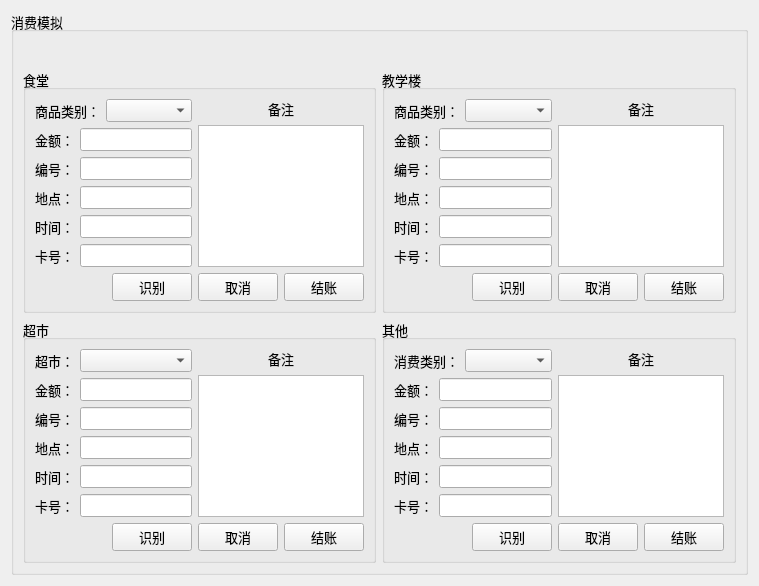
<?xml version="1.0" encoding="UTF-8"?>
<ui version="4.0">
 <class>ConsumePage</class>
 <widget class="QWidget" name="ConsumePage">
  <property name="geometry">
   <rect>
    <x>0</x>
    <y>0</y>
    <width>759</width>
    <height>545</height>
   </rect>
  </property>
  <property name="windowTitle">
   <string>Form</string>
  </property>
  <layout class="QHBoxLayout" name="horizontalLayout">
   <item>
    <widget class="QGroupBox" name="groupBox">
     <property name="font">
      <font>
       <family>Times New Roman</family>
       <pointsize>10</pointsize>
      </font>
     </property>
     <property name="title">
      <string>消费模拟</string>
     </property>
     <layout class="QVBoxLayout" name="verticalLayout_9">
      <item>
       <widget class="QLabel" name="label_Tips">
        <property name="font">
         <font>
          <family>Times New Roman</family>
          <pointsize>14</pointsize>
         </font>
        </property>
        <property name="text">
         <string/>
        </property>
        <property name="alignment">
         <set>Qt::AlignCenter</set>
        </property>
        <property name="margin">
         <number>6</number>
        </property>
       </widget>
      </item>
      <item>
       <layout class="QGridLayout" name="gridLayout_3">
        <item row="0" column="0">
         <widget class="QGroupBox" name="groupBox_2">
          <property name="font">
           <font>
            <family>Times New Roman</family>
            <pointsize>10</pointsize>
           </font>
          </property>
          <property name="title">
           <string>食堂</string>
          </property>
          <layout class="QGridLayout" name="gridLayout_9" columnstretch="3,2">
           <item row="0" column="0">
            <layout class="QGridLayout" name="gridLayout">
             <item row="6" column="3">
              <widget class="QPushButton" name="btn_Enventory">
               <property name="font">
                <font>
                 <family>Times New Roman</family>
                 <pointsize>10</pointsize>
                </font>
               </property>
               <property name="text">
                <string>识别</string>
               </property>
              </widget>
             </item>
             <item row="5" column="1" colspan="3">
              <widget class="QLineEdit" name="lineEdit_tagId">
               <property name="font">
                <font>
                 <family>Times New Roman</family>
                 <pointsize>10</pointsize>
                </font>
               </property>
               <property name="text">
                <string/>
               </property>
              </widget>
             </item>
             <item row="6" column="2">
              <spacer name="horizontalSpacer">
               <property name="font">
                <font>
                 <family>Times New Roman</family>
                 <pointsize>10</pointsize>
                </font>
               </property>
               <property name="orientation">
                <enum>Qt::Horizontal</enum>
               </property>
               <property name="sizeHint" stdset="0">
                <size>
                 <width>40</width>
                 <height>20</height>
                </size>
               </property>
              </spacer>
             </item>
             <item row="3" column="0">
              <widget class="QLabel" name="label_4">
               <property name="font">
                <font>
                 <family>Times New Roman</family>
                 <pointsize>10</pointsize>
                </font>
               </property>
               <property name="text">
                <string>地点：</string>
               </property>
               <property name="alignment">
                <set>Qt::AlignRight|Qt::AlignTrailing|Qt::AlignVCenter</set>
               </property>
              </widget>
             </item>
             <item row="3" column="1" colspan="3">
              <widget class="QLineEdit" name="lineEdit_addr">
               <property name="font">
                <font>
                 <family>Times New Roman</family>
                 <pointsize>10</pointsize>
                </font>
               </property>
              </widget>
             </item>
             <item row="4" column="0">
              <widget class="QLabel" name="label_5">
               <property name="font">
                <font>
                 <family>Times New Roman</family>
                 <pointsize>10</pointsize>
                </font>
               </property>
               <property name="text">
                <string>时间：</string>
               </property>
               <property name="alignment">
                <set>Qt::AlignRight|Qt::AlignTrailing|Qt::AlignVCenter</set>
               </property>
              </widget>
             </item>
             <item row="4" column="1" colspan="3">
              <widget class="QLineEdit" name="lineEdit_time1">
               <property name="font">
                <font>
                 <family>Times New Roman</family>
                 <pointsize>10</pointsize>
                </font>
               </property>
               <property name="text">
                <string/>
               </property>
              </widget>
             </item>
             <item row="5" column="0">
              <widget class="QLabel" name="label_7">
               <property name="font">
                <font>
                 <family>Times New Roman</family>
                 <pointsize>10</pointsize>
                </font>
               </property>
               <property name="text">
                <string>卡号：</string>
               </property>
               <property name="alignment">
                <set>Qt::AlignRight|Qt::AlignTrailing|Qt::AlignVCenter</set>
               </property>
              </widget>
             </item>
             <item row="1" column="1" colspan="3">
              <widget class="QLineEdit" name="lineEdit_value">
               <property name="font">
                <font>
                 <family>Times New Roman</family>
                 <pointsize>10</pointsize>
                </font>
               </property>
              </widget>
             </item>
             <item row="1" column="0">
              <widget class="QLabel" name="label_2">
               <property name="font">
                <font>
                 <family>Times New Roman</family>
                 <pointsize>10</pointsize>
                </font>
               </property>
               <property name="text">
                <string>金额：</string>
               </property>
               <property name="alignment">
                <set>Qt::AlignRight|Qt::AlignTrailing|Qt::AlignVCenter</set>
               </property>
              </widget>
             </item>
             <item row="0" column="0" colspan="2">
              <widget class="QLabel" name="label">
               <property name="font">
                <font>
                 <family>Times New Roman</family>
                 <pointsize>10</pointsize>
                </font>
               </property>
               <property name="text">
                <string>商品类别：</string>
               </property>
               <property name="alignment">
                <set>Qt::AlignRight|Qt::AlignTrailing|Qt::AlignVCenter</set>
               </property>
              </widget>
             </item>
             <item row="0" column="2" colspan="2">
              <widget class="QComboBox" name="comboBox_foodName">
               <property name="font">
                <font>
                 <family>Times New Roman</family>
                 <pointsize>10</pointsize>
                </font>
               </property>
              </widget>
             </item>
             <item row="2" column="0">
              <widget class="QLabel" name="label_3">
               <property name="font">
                <font>
                 <family>Times New Roman</family>
                 <pointsize>10</pointsize>
                </font>
               </property>
               <property name="text">
                <string>编号：</string>
               </property>
               <property name="alignment">
                <set>Qt::AlignRight|Qt::AlignTrailing|Qt::AlignVCenter</set>
               </property>
              </widget>
             </item>
             <item row="2" column="1" colspan="3">
              <widget class="QLineEdit" name="lineEdit_ReadId">
               <property name="font">
                <font>
                 <family>Times New Roman</family>
                 <pointsize>10</pointsize>
                </font>
               </property>
              </widget>
             </item>
            </layout>
           </item>
           <item row="0" column="1">
            <layout class="QVBoxLayout" name="verticalLayout_3">
             <item>
              <layout class="QVBoxLayout" name="verticalLayout">
               <item>
                <widget class="QLabel" name="label_6">
                 <property name="font">
                  <font>
                   <family>Times New Roman</family>
                   <pointsize>10</pointsize>
                  </font>
                 </property>
                 <property name="text">
                  <string>备注</string>
                 </property>
                 <property name="alignment">
                  <set>Qt::AlignCenter</set>
                 </property>
                </widget>
               </item>
               <item>
                <widget class="QTextEdit" name="remark">
                 <property name="font">
                  <font>
                   <family>Times New Roman</family>
                   <pointsize>10</pointsize>
                  </font>
                 </property>
                </widget>
               </item>
              </layout>
             </item>
             <item>
              <layout class="QHBoxLayout" name="horizontalLayout_2">
               <item>
                <widget class="QPushButton" name="btn_Cancel">
                 <property name="font">
                  <font>
                   <family>Times New Roman</family>
                   <pointsize>10</pointsize>
                  </font>
                 </property>
                 <property name="text">
                  <string>取消</string>
                 </property>
                </widget>
               </item>
               <item>
                <widget class="QPushButton" name="btn_OK">
                 <property name="font">
                  <font>
                   <family>Times New Roman</family>
                   <pointsize>10</pointsize>
                  </font>
                 </property>
                 <property name="text">
                  <string>结账</string>
                 </property>
                </widget>
               </item>
              </layout>
             </item>
            </layout>
           </item>
          </layout>
         </widget>
        </item>
        <item row="0" column="1">
         <widget class="QGroupBox" name="groupBox_3">
          <property name="font">
           <font>
            <family>Times New Roman</family>
            <pointsize>10</pointsize>
           </font>
          </property>
          <property name="title">
           <string>教学楼</string>
          </property>
          <layout class="QGridLayout" name="gridLayout_10" columnstretch="3,2">
           <item row="0" column="0">
            <layout class="QGridLayout" name="gridLayout_2">
             <item row="0" column="0" colspan="2">
              <widget class="QLabel" name="label_8">
               <property name="font">
                <font>
                 <family>Times New Roman</family>
                 <pointsize>10</pointsize>
                </font>
               </property>
               <property name="text">
                <string>商品类别：</string>
               </property>
               <property name="alignment">
                <set>Qt::AlignRight|Qt::AlignTrailing|Qt::AlignVCenter</set>
               </property>
              </widget>
             </item>
             <item row="0" column="2" colspan="2">
              <widget class="QComboBox" name="comboBox_goodsName">
               <property name="font">
                <font>
                 <family>Times New Roman</family>
                 <pointsize>10</pointsize>
                </font>
               </property>
              </widget>
             </item>
             <item row="1" column="0">
              <widget class="QLabel" name="label_9">
               <property name="font">
                <font>
                 <family>Times New Roman</family>
                 <pointsize>10</pointsize>
                </font>
               </property>
               <property name="text">
                <string>金额：</string>
               </property>
               <property name="alignment">
                <set>Qt::AlignRight|Qt::AlignTrailing|Qt::AlignVCenter</set>
               </property>
              </widget>
             </item>
             <item row="1" column="1" colspan="3">
              <widget class="QLineEdit" name="lineEdit_value1">
               <property name="font">
                <font>
                 <family>Times New Roman</family>
                 <pointsize>10</pointsize>
                </font>
               </property>
              </widget>
             </item>
             <item row="3" column="0">
              <widget class="QLabel" name="label_11">
               <property name="font">
                <font>
                 <family>Times New Roman</family>
                 <pointsize>10</pointsize>
                </font>
               </property>
               <property name="text">
                <string>地点：</string>
               </property>
               <property name="alignment">
                <set>Qt::AlignRight|Qt::AlignTrailing|Qt::AlignVCenter</set>
               </property>
              </widget>
             </item>
             <item row="3" column="1" colspan="3">
              <widget class="QLineEdit" name="lineEdit_addr1">
               <property name="font">
                <font>
                 <family>Times New Roman</family>
                 <pointsize>10</pointsize>
                </font>
               </property>
              </widget>
             </item>
             <item row="4" column="0">
              <widget class="QLabel" name="label_12">
               <property name="font">
                <font>
                 <family>Times New Roman</family>
                 <pointsize>10</pointsize>
                </font>
               </property>
               <property name="text">
                <string>时间：</string>
               </property>
               <property name="alignment">
                <set>Qt::AlignRight|Qt::AlignTrailing|Qt::AlignVCenter</set>
               </property>
              </widget>
             </item>
             <item row="4" column="1" colspan="3">
              <widget class="QLineEdit" name="lineEdit_time2">
               <property name="font">
                <font>
                 <family>Times New Roman</family>
                 <pointsize>10</pointsize>
                </font>
               </property>
               <property name="text">
                <string/>
               </property>
              </widget>
             </item>
             <item row="5" column="0">
              <widget class="QLabel" name="label_13">
               <property name="font">
                <font>
                 <family>Times New Roman</family>
                 <pointsize>10</pointsize>
                </font>
               </property>
               <property name="text">
                <string>卡号：</string>
               </property>
               <property name="alignment">
                <set>Qt::AlignRight|Qt::AlignTrailing|Qt::AlignVCenter</set>
               </property>
              </widget>
             </item>
             <item row="5" column="1" colspan="3">
              <widget class="QLineEdit" name="lineEdit_tagId1">
               <property name="font">
                <font>
                 <family>Times New Roman</family>
                 <pointsize>10</pointsize>
                </font>
               </property>
               <property name="text">
                <string/>
               </property>
              </widget>
             </item>
             <item row="6" column="2">
              <spacer name="horizontalSpacer_2">
               <property name="font">
                <font>
                 <family>Times New Roman</family>
                 <pointsize>10</pointsize>
                </font>
               </property>
               <property name="orientation">
                <enum>Qt::Horizontal</enum>
               </property>
               <property name="sizeHint" stdset="0">
                <size>
                 <width>40</width>
                 <height>20</height>
                </size>
               </property>
              </spacer>
             </item>
             <item row="6" column="3">
              <widget class="QPushButton" name="btn_Enventory1">
               <property name="font">
                <font>
                 <family>Times New Roman</family>
                 <pointsize>10</pointsize>
                </font>
               </property>
               <property name="text">
                <string>识别</string>
               </property>
              </widget>
             </item>
             <item row="2" column="1" colspan="3">
              <widget class="QLineEdit" name="lineEdit_ReadId1">
               <property name="font">
                <font>
                 <family>Times New Roman</family>
                 <pointsize>10</pointsize>
                </font>
               </property>
              </widget>
             </item>
             <item row="2" column="0">
              <widget class="QLabel" name="label_10">
               <property name="font">
                <font>
                 <family>Times New Roman</family>
                 <pointsize>10</pointsize>
                </font>
               </property>
               <property name="text">
                <string>编号：</string>
               </property>
               <property name="alignment">
                <set>Qt::AlignRight|Qt::AlignTrailing|Qt::AlignVCenter</set>
               </property>
              </widget>
             </item>
            </layout>
           </item>
           <item row="0" column="1">
            <layout class="QVBoxLayout" name="verticalLayout_4">
             <item>
              <layout class="QVBoxLayout" name="verticalLayout_2">
               <item>
                <widget class="QLabel" name="label_14">
                 <property name="font">
                  <font>
                   <family>Times New Roman</family>
                   <pointsize>10</pointsize>
                  </font>
                 </property>
                 <property name="text">
                  <string>备注</string>
                 </property>
                 <property name="alignment">
                  <set>Qt::AlignCenter</set>
                 </property>
                </widget>
               </item>
               <item>
                <widget class="QTextEdit" name="remark1">
                 <property name="font">
                  <font>
                   <family>Times New Roman</family>
                   <pointsize>10</pointsize>
                  </font>
                 </property>
                </widget>
               </item>
              </layout>
             </item>
             <item>
              <layout class="QHBoxLayout" name="horizontalLayout_4">
               <item>
                <widget class="QPushButton" name="btn_Return1">
                 <property name="font">
                  <font>
                   <family>Times New Roman</family>
                   <pointsize>10</pointsize>
                  </font>
                 </property>
                 <property name="text">
                  <string>取消</string>
                 </property>
                </widget>
               </item>
               <item>
                <widget class="QPushButton" name="btn_OK1">
                 <property name="font">
                  <font>
                   <family>Times New Roman</family>
                   <pointsize>10</pointsize>
                  </font>
                 </property>
                 <property name="text">
                  <string>结账</string>
                 </property>
                </widget>
               </item>
              </layout>
             </item>
            </layout>
           </item>
          </layout>
         </widget>
        </item>
        <item row="1" column="0">
         <widget class="QGroupBox" name="groupBox_4">
          <property name="font">
           <font>
            <family>Times New Roman</family>
            <pointsize>10</pointsize>
           </font>
          </property>
          <property name="title">
           <string>超市</string>
          </property>
          <layout class="QGridLayout" name="gridLayout_7" columnstretch="3,2">
           <item row="0" column="0">
            <layout class="QGridLayout" name="gridLayout_4">
             <item row="5" column="0">
              <widget class="QLabel" name="label_20">
               <property name="font">
                <font>
                 <family>Times New Roman</family>
                 <pointsize>10</pointsize>
                </font>
               </property>
               <property name="text">
                <string>卡号：</string>
               </property>
               <property name="alignment">
                <set>Qt::AlignRight|Qt::AlignTrailing|Qt::AlignVCenter</set>
               </property>
              </widget>
             </item>
             <item row="5" column="1" colspan="3">
              <widget class="QLineEdit" name="lineEdit_tagId2">
               <property name="font">
                <font>
                 <family>Times New Roman</family>
                 <pointsize>10</pointsize>
                </font>
               </property>
               <property name="text">
                <string/>
               </property>
              </widget>
             </item>
             <item row="6" column="2">
              <spacer name="horizontalSpacer_3">
               <property name="font">
                <font>
                 <family>Times New Roman</family>
                 <pointsize>10</pointsize>
                </font>
               </property>
               <property name="orientation">
                <enum>Qt::Horizontal</enum>
               </property>
               <property name="sizeHint" stdset="0">
                <size>
                 <width>40</width>
                 <height>20</height>
                </size>
               </property>
              </spacer>
             </item>
             <item row="6" column="3">
              <widget class="QPushButton" name="btn_Enventory2">
               <property name="font">
                <font>
                 <family>Times New Roman</family>
                 <pointsize>10</pointsize>
                </font>
               </property>
               <property name="text">
                <string>识别</string>
               </property>
              </widget>
             </item>
             <item row="4" column="1" colspan="3">
              <widget class="QLineEdit" name="lineEdit_time3">
               <property name="font">
                <font>
                 <family>Times New Roman</family>
                 <pointsize>10</pointsize>
                </font>
               </property>
               <property name="text">
                <string/>
               </property>
              </widget>
             </item>
             <item row="0" column="0">
              <widget class="QLabel" name="label_15">
               <property name="font">
                <font>
                 <family>Times New Roman</family>
                 <pointsize>10</pointsize>
                </font>
               </property>
               <property name="text">
                <string>超市：</string>
               </property>
               <property name="alignment">
                <set>Qt::AlignRight|Qt::AlignTrailing|Qt::AlignVCenter</set>
               </property>
              </widget>
             </item>
             <item row="0" column="1" colspan="3">
              <widget class="QComboBox" name="comboBox_supermarket">
               <property name="font">
                <font>
                 <family>Times New Roman</family>
                 <pointsize>10</pointsize>
                </font>
               </property>
              </widget>
             </item>
             <item row="1" column="0">
              <widget class="QLabel" name="label_16">
               <property name="font">
                <font>
                 <family>Times New Roman</family>
                 <pointsize>10</pointsize>
                </font>
               </property>
               <property name="text">
                <string>金额：</string>
               </property>
               <property name="alignment">
                <set>Qt::AlignRight|Qt::AlignTrailing|Qt::AlignVCenter</set>
               </property>
              </widget>
             </item>
             <item row="1" column="1" colspan="3">
              <widget class="QLineEdit" name="lineEdit_value2">
               <property name="font">
                <font>
                 <family>Times New Roman</family>
                 <pointsize>10</pointsize>
                </font>
               </property>
              </widget>
             </item>
             <item row="3" column="0">
              <widget class="QLabel" name="label_18">
               <property name="font">
                <font>
                 <family>Times New Roman</family>
                 <pointsize>10</pointsize>
                </font>
               </property>
               <property name="text">
                <string>地点：</string>
               </property>
               <property name="alignment">
                <set>Qt::AlignRight|Qt::AlignTrailing|Qt::AlignVCenter</set>
               </property>
              </widget>
             </item>
             <item row="3" column="1" colspan="3">
              <widget class="QLineEdit" name="lineEdit_addr2">
               <property name="font">
                <font>
                 <family>Times New Roman</family>
                 <pointsize>10</pointsize>
                </font>
               </property>
              </widget>
             </item>
             <item row="4" column="0">
              <widget class="QLabel" name="label_19">
               <property name="font">
                <font>
                 <family>Times New Roman</family>
                 <pointsize>10</pointsize>
                </font>
               </property>
               <property name="text">
                <string>时间：</string>
               </property>
               <property name="alignment">
                <set>Qt::AlignRight|Qt::AlignTrailing|Qt::AlignVCenter</set>
               </property>
              </widget>
             </item>
             <item row="2" column="0">
              <widget class="QLabel" name="label_17">
               <property name="font">
                <font>
                 <family>Times New Roman</family>
                 <pointsize>10</pointsize>
                </font>
               </property>
               <property name="text">
                <string>编号：</string>
               </property>
               <property name="alignment">
                <set>Qt::AlignRight|Qt::AlignTrailing|Qt::AlignVCenter</set>
               </property>
              </widget>
             </item>
             <item row="2" column="1" colspan="3">
              <widget class="QLineEdit" name="lineEdit_ReadId2">
               <property name="font">
                <font>
                 <family>Times New Roman</family>
                 <pointsize>10</pointsize>
                </font>
               </property>
              </widget>
             </item>
            </layout>
           </item>
           <item row="0" column="1">
            <layout class="QVBoxLayout" name="verticalLayout_5">
             <item>
              <layout class="QVBoxLayout" name="verticalLayout_6">
               <item>
                <widget class="QLabel" name="label_21">
                 <property name="font">
                  <font>
                   <family>Times New Roman</family>
                   <pointsize>10</pointsize>
                  </font>
                 </property>
                 <property name="text">
                  <string>备注</string>
                 </property>
                 <property name="alignment">
                  <set>Qt::AlignCenter</set>
                 </property>
                </widget>
               </item>
               <item>
                <widget class="QTextEdit" name="remark2">
                 <property name="font">
                  <font>
                   <family>Times New Roman</family>
                   <pointsize>10</pointsize>
                  </font>
                 </property>
                </widget>
               </item>
              </layout>
             </item>
             <item>
              <layout class="QHBoxLayout" name="horizontalLayout_6">
               <item>
                <widget class="QPushButton" name="btn_Return2">
                 <property name="font">
                  <font>
                   <family>Times New Roman</family>
                   <pointsize>10</pointsize>
                  </font>
                 </property>
                 <property name="text">
                  <string>取消</string>
                 </property>
                </widget>
               </item>
               <item>
                <widget class="QPushButton" name="btn_OK2">
                 <property name="font">
                  <font>
                   <family>Times New Roman</family>
                   <pointsize>10</pointsize>
                  </font>
                 </property>
                 <property name="text">
                  <string>结账</string>
                 </property>
                </widget>
               </item>
              </layout>
             </item>
            </layout>
           </item>
          </layout>
         </widget>
        </item>
        <item row="1" column="1">
         <widget class="QGroupBox" name="groupBox_5">
          <property name="font">
           <font>
            <family>Times New Roman</family>
            <pointsize>10</pointsize>
           </font>
          </property>
          <property name="title">
           <string>其他</string>
          </property>
          <layout class="QGridLayout" name="gridLayout_8" columnstretch="3,2">
           <item row="0" column="0">
            <layout class="QGridLayout" name="gridLayout_5">
             <item row="0" column="0" colspan="2">
              <widget class="QLabel" name="label_22">
               <property name="font">
                <font>
                 <family>Times New Roman</family>
                 <pointsize>10</pointsize>
                </font>
               </property>
               <property name="text">
                <string>消费类别：</string>
               </property>
               <property name="alignment">
                <set>Qt::AlignRight|Qt::AlignTrailing|Qt::AlignVCenter</set>
               </property>
              </widget>
             </item>
             <item row="0" column="2" colspan="2">
              <widget class="QComboBox" name="comboBox_castType">
               <property name="font">
                <font>
                 <family>Times New Roman</family>
                 <pointsize>10</pointsize>
                </font>
               </property>
              </widget>
             </item>
             <item row="1" column="0">
              <widget class="QLabel" name="label_23">
               <property name="font">
                <font>
                 <family>Times New Roman</family>
                 <pointsize>10</pointsize>
                </font>
               </property>
               <property name="text">
                <string>金额：</string>
               </property>
               <property name="alignment">
                <set>Qt::AlignRight|Qt::AlignTrailing|Qt::AlignVCenter</set>
               </property>
              </widget>
             </item>
             <item row="1" column="1" colspan="3">
              <widget class="QLineEdit" name="lineEdit_value3">
               <property name="font">
                <font>
                 <family>Times New Roman</family>
                 <pointsize>10</pointsize>
                </font>
               </property>
              </widget>
             </item>
             <item row="3" column="0">
              <widget class="QLabel" name="label_25">
               <property name="font">
                <font>
                 <family>Times New Roman</family>
                 <pointsize>10</pointsize>
                </font>
               </property>
               <property name="text">
                <string>地点：</string>
               </property>
               <property name="alignment">
                <set>Qt::AlignRight|Qt::AlignTrailing|Qt::AlignVCenter</set>
               </property>
              </widget>
             </item>
             <item row="3" column="1" colspan="3">
              <widget class="QLineEdit" name="lineEdit_addr3">
               <property name="font">
                <font>
                 <family>Times New Roman</family>
                 <pointsize>10</pointsize>
                </font>
               </property>
              </widget>
             </item>
             <item row="4" column="0">
              <widget class="QLabel" name="label_26">
               <property name="font">
                <font>
                 <family>Times New Roman</family>
                 <pointsize>10</pointsize>
                </font>
               </property>
               <property name="text">
                <string>时间：</string>
               </property>
               <property name="alignment">
                <set>Qt::AlignRight|Qt::AlignTrailing|Qt::AlignVCenter</set>
               </property>
              </widget>
             </item>
             <item row="4" column="1" colspan="3">
              <widget class="QLineEdit" name="lineEdit_time4">
               <property name="font">
                <font>
                 <family>Times New Roman</family>
                 <pointsize>10</pointsize>
                </font>
               </property>
               <property name="text">
                <string/>
               </property>
              </widget>
             </item>
             <item row="5" column="0">
              <widget class="QLabel" name="label_27">
               <property name="font">
                <font>
                 <family>Times New Roman</family>
                 <pointsize>10</pointsize>
                </font>
               </property>
               <property name="text">
                <string>卡号：</string>
               </property>
               <property name="alignment">
                <set>Qt::AlignRight|Qt::AlignTrailing|Qt::AlignVCenter</set>
               </property>
              </widget>
             </item>
             <item row="5" column="1" colspan="3">
              <widget class="QLineEdit" name="lineEdit_tagId3">
               <property name="font">
                <font>
                 <family>Times New Roman</family>
                 <pointsize>10</pointsize>
                </font>
               </property>
               <property name="text">
                <string/>
               </property>
              </widget>
             </item>
             <item row="6" column="2">
              <spacer name="horizontalSpacer_4">
               <property name="font">
                <font>
                 <family>Times New Roman</family>
                 <pointsize>10</pointsize>
                </font>
               </property>
               <property name="orientation">
                <enum>Qt::Horizontal</enum>
               </property>
               <property name="sizeHint" stdset="0">
                <size>
                 <width>40</width>
                 <height>20</height>
                </size>
               </property>
              </spacer>
             </item>
             <item row="6" column="3">
              <widget class="QPushButton" name="btn_Enventory3">
               <property name="font">
                <font>
                 <family>Times New Roman</family>
                 <pointsize>10</pointsize>
                </font>
               </property>
               <property name="text">
                <string>识别</string>
               </property>
              </widget>
             </item>
             <item row="2" column="1" colspan="3">
              <widget class="QLineEdit" name="lineEdit_ReadId3">
               <property name="font">
                <font>
                 <family>Times New Roman</family>
                 <pointsize>10</pointsize>
                </font>
               </property>
              </widget>
             </item>
             <item row="2" column="0">
              <widget class="QLabel" name="label_24">
               <property name="font">
                <font>
                 <family>Times New Roman</family>
                 <pointsize>10</pointsize>
                </font>
               </property>
               <property name="text">
                <string>编号：</string>
               </property>
               <property name="alignment">
                <set>Qt::AlignRight|Qt::AlignTrailing|Qt::AlignVCenter</set>
               </property>
              </widget>
             </item>
            </layout>
           </item>
           <item row="0" column="1">
            <layout class="QVBoxLayout" name="verticalLayout_7">
             <item>
              <layout class="QVBoxLayout" name="verticalLayout_8">
               <item>
                <widget class="QLabel" name="label_28">
                 <property name="font">
                  <font>
                   <family>Times New Roman</family>
                   <pointsize>10</pointsize>
                  </font>
                 </property>
                 <property name="text">
                  <string>备注</string>
                 </property>
                 <property name="alignment">
                  <set>Qt::AlignCenter</set>
                 </property>
                </widget>
               </item>
               <item>
                <widget class="QTextEdit" name="remark3">
                 <property name="font">
                  <font>
                   <family>Times New Roman</family>
                   <pointsize>10</pointsize>
                  </font>
                 </property>
                </widget>
               </item>
              </layout>
             </item>
             <item>
              <layout class="QHBoxLayout" name="horizontalLayout_8">
               <item>
                <widget class="QPushButton" name="btn_Return3">
                 <property name="font">
                  <font>
                   <family>Times New Roman</family>
                   <pointsize>10</pointsize>
                  </font>
                 </property>
                 <property name="text">
                  <string>取消</string>
                 </property>
                </widget>
               </item>
               <item>
                <widget class="QPushButton" name="btn_OK3">
                 <property name="font">
                  <font>
                   <family>Times New Roman</family>
                   <pointsize>10</pointsize>
                  </font>
                 </property>
                 <property name="text">
                  <string>结账</string>
                 </property>
                </widget>
               </item>
              </layout>
             </item>
            </layout>
           </item>
          </layout>
         </widget>
        </item>
       </layout>
      </item>
     </layout>
    </widget>
   </item>
  </layout>
 </widget>
 <resources/>
 <connections/>
</ui>
